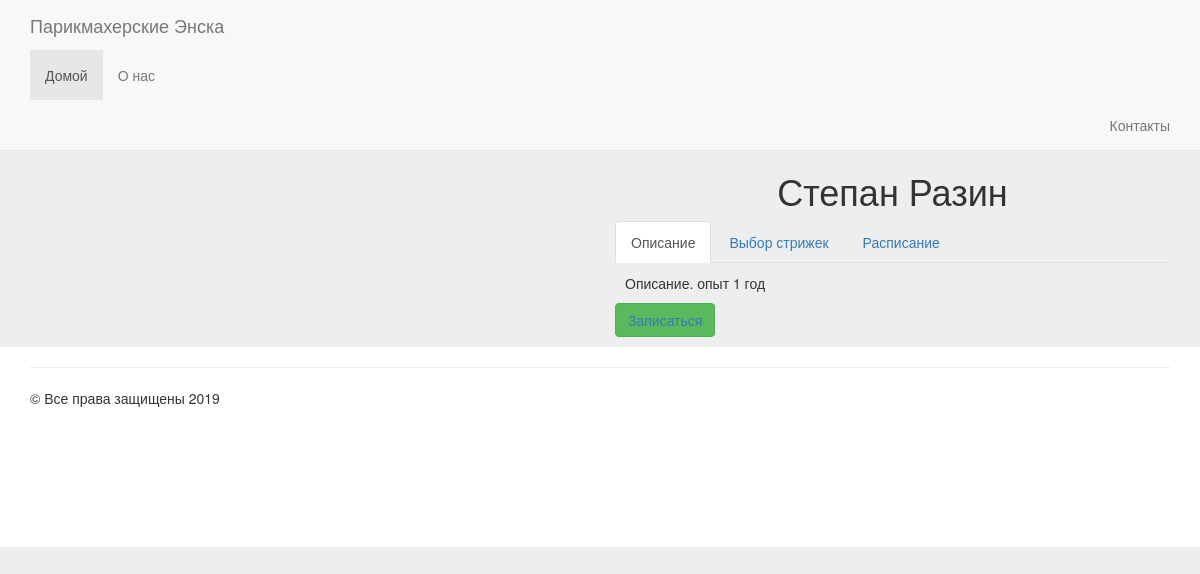
/master/2/, run on an earlier commit of the app's database.
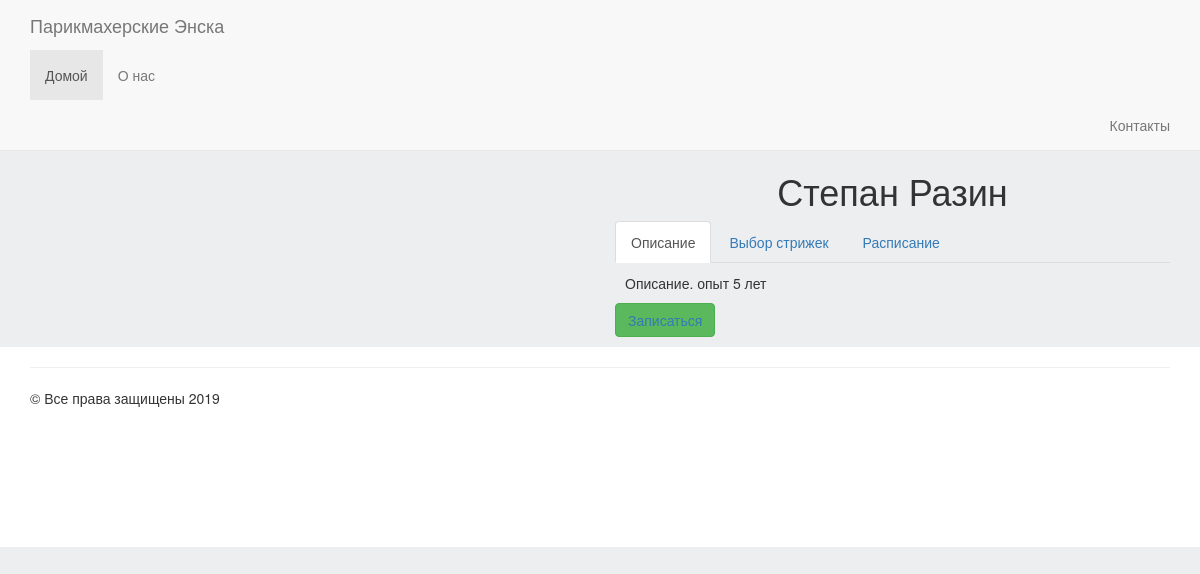
And on a later commit of the database.
### masters/models.py (models this page shows, shortened)
class Master(models.Model):
    name = models.CharField(u'Мастер',max_length=155, blank=False, null=False, default=None)
    descriptions = models.CharField(u'Описание',blank=False, null=False, max_length=155, default="")
    position = models.CharField(u'Должность',max_length=155,blank=False, null=False, default="");
    is_active = models.BooleanField(u'Активность',default=True)
    created = models.DateTimeField(auto_now_add=True, auto_now=False)
    updated = models.DateTimeField(auto_now_add=False, auto_now=True)
    date = models.DateTimeField(u'Дата и время',default=timezone.now)
    is_male = models.BooleanField(u'Муж?',default=True)
    objects = MasterManager()
    men = MasterMenManager()
    women = MasterWomenManager()
    class Meta:
        verbose_name = 'Мастер'
        verbose_name_plural = 'Мастера'

### landing/views.py (the view)
# urls.py: path('master/<int:id>/', views.master, name='master'),
def master(request, id):
    master = get_object_or_404(Master,id=id)
    return render(request, 'masters/master.html', {'master': master})

### masters/managers.py (called while the page is built)
    def get_queryset(self):
        return MasterQuerySet(self.model, using=self._db)

### landing/templates/masters/master.html (shortened to what this page needs)
{% extends 'base.html' %}
{% load static %}
{% block content %}
  <div class="container">
    <div class="row">
      <div class="col-lg-6">
      </div>
      <div class="col-lg-6">
        <h1 class="text-center">
          {{master.name}}
        </h1>
          <div>
            <ul class="nav nav-tabs" role="tablist">
              <li role="presentation" class="active"><a href="#description" aria-controls="home" role="tab" data-toggle="tab">
                Описание
              </a></li>
              <li role="presentation"><a href="#short_descriptions" aria-controls="short_descriptions" role="tab" data-toggle="tab">
                Выбор стрижек
              </a></li>
              <li role="presentation"><a href="#date" aria-controls="messages" role="tab" data-toggle="tab">
                Расписание
              </a></li>
            </ul>
            <div class="tab-content master-description-tabs">
              <div role="tabpanel" class="tab-pane active" id="description">
                {{ master.descriptions}}
              </div>
            </div>
            <div class="">
              <form id="form_date_master" class="form-inline">
                <div class="form-group">
                    <button type="submit" class="btn btn-success btn-buy"
                      data-master_id = {{ master.id }}
                      data-name_id = {{ master.name }}
                    >
                      <a href="{{ master.id }}/landing">
                            Записаться
                      </a>
                    </button>
                </div>
              </form>
            </div>
          </div>
      </div>
    </div>
  </div>
{% endblock %}

What changed in the data, as far as the page shows it:
changed Master "Степан Разин": descriptions "Описание. опыт 1 год" → "Описание. опыт 5 лет"
